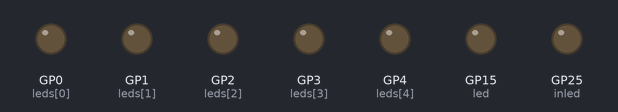
Simulated run of this program. Board: Raspberry Pi Pico running MicroPython. Parts: output pins drawn as LEDs (lit = HIGH).

Above: at 0.05 s.
At 0.32 s:
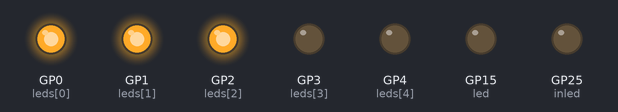
At 0.57 s:
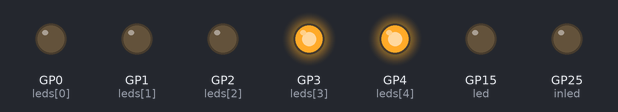
At 1.12 s:
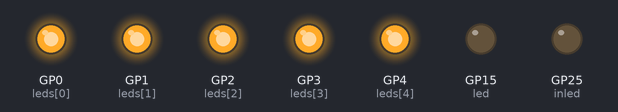
At 1.67 s:
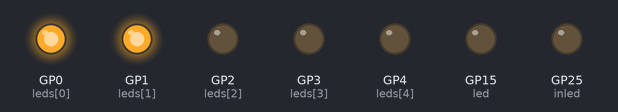
At 2.25 s:
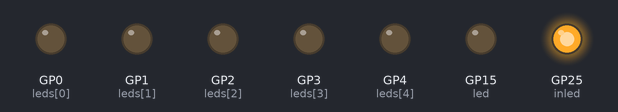
Timing chart, 0 to 3.0 s (numbered marks = the images above):
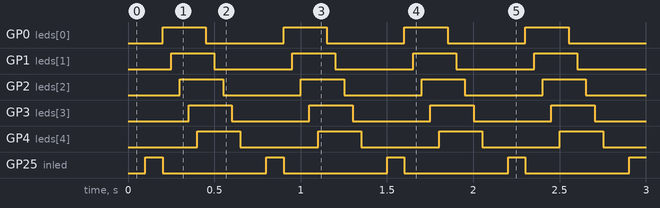

Measured:
- by itself, GP0 (leds[0]), GP1 (leds[1]), GP2 (leds[2]), GP3 (leds[3]), GP4 (leds[4]): alternates HIGH for 0.25 s and LOW for 0.45 s
- by itself, GP25 (inled): alternates HIGH for 0.10 s and LOW for 0.60 s

The program:

main.py
```python
from machine import Pin, PWM, Timer, I2C
import utime

led = PWM(Pin(15))
led.freq(1000)      # Set the frequency value
led_value = 0       #LED brightness initial value
led_speed = 5      # Change brightness in increments of 5


def OnboardLED():
    inled = Pin(25, Pin.OUT) # sandard PICO
    # Onboard LED - Flash setting
    utime.sleep_ms(100)
    inled.value(1)
    utime.sleep_ms(100)
    inled.value(0)


if __name__ == '__main__':
    while True:
        OnboardLED()
        leds = [Pin(i,Pin.OUT) for i in range(0,5)]

        for n in range(0,5):
            leds[n].value(1)
            utime.sleep_ms(50)
        for n in range(0,5):
            leds[n].value(0)
            utime.sleep_ms(50)
```
